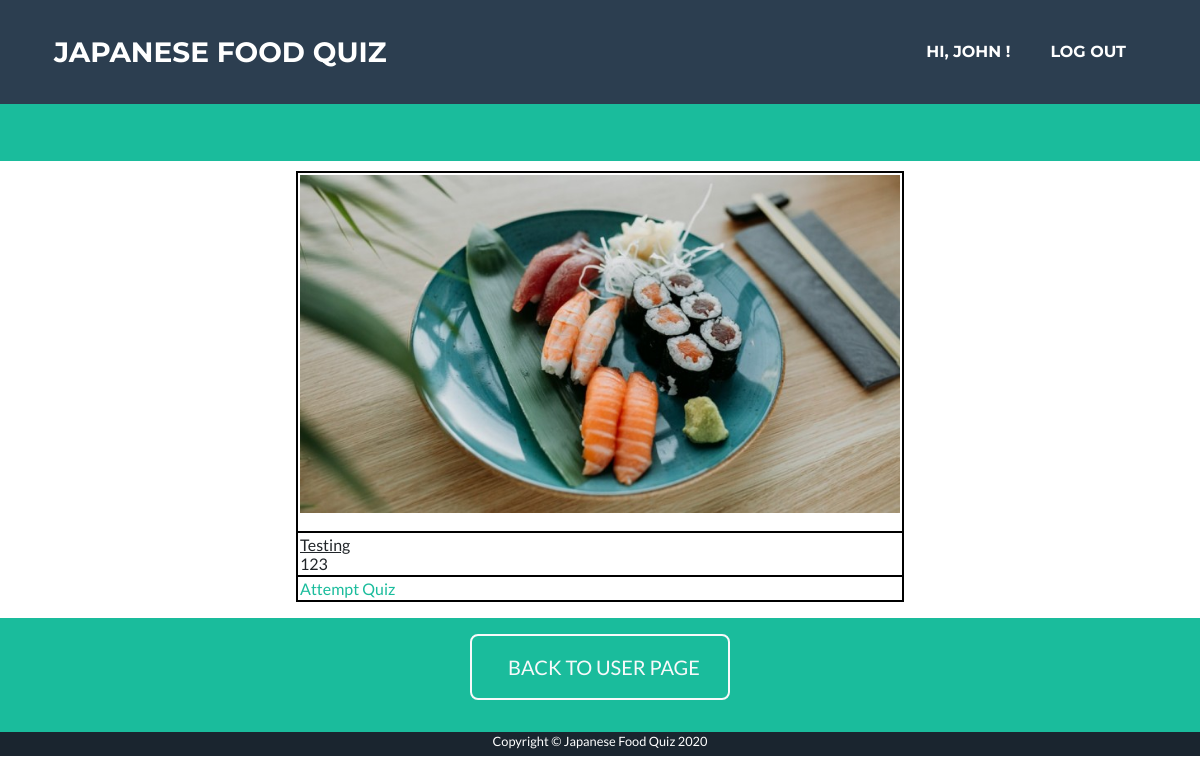
The app's page /qs (signed in), older data.
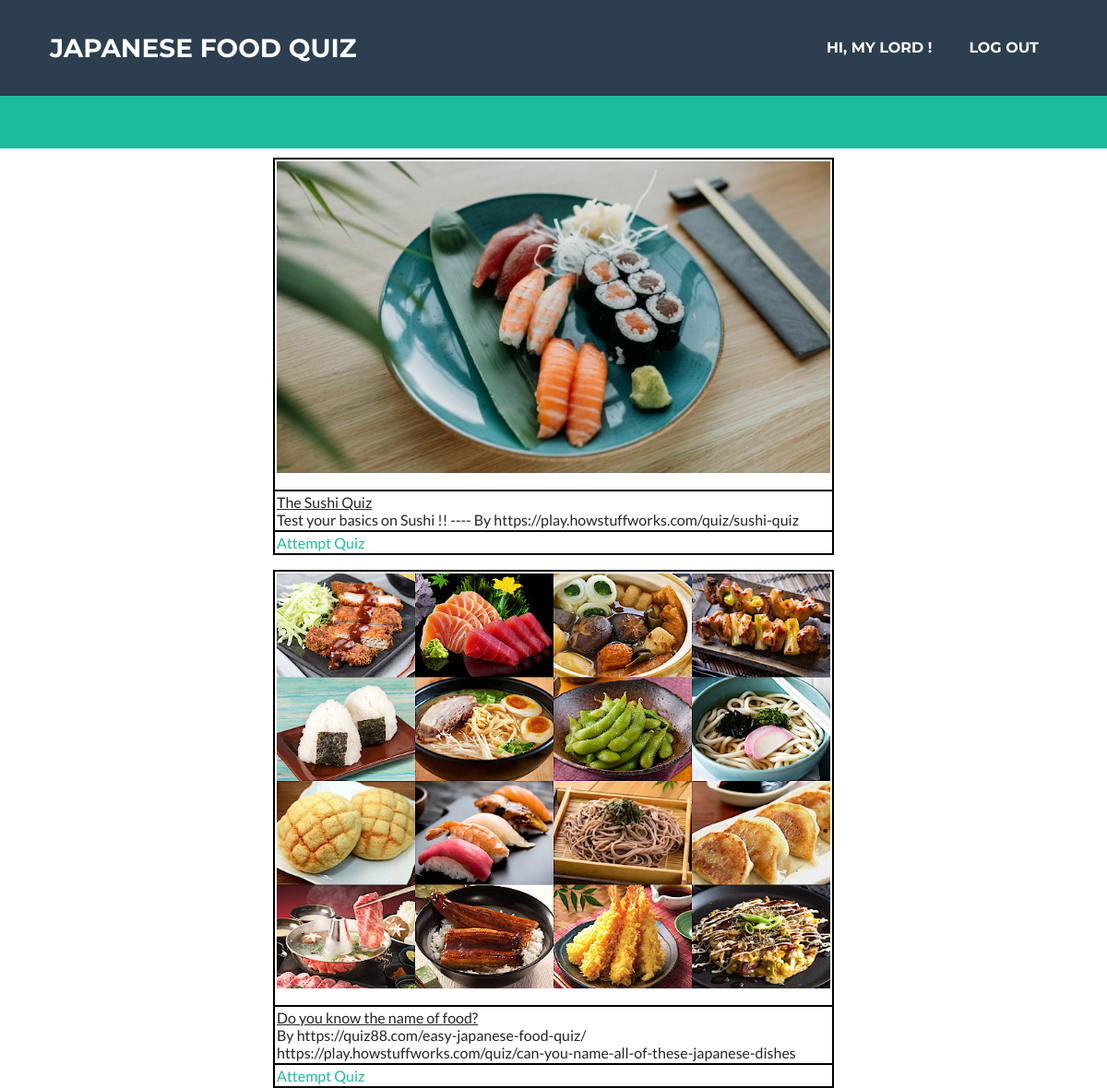
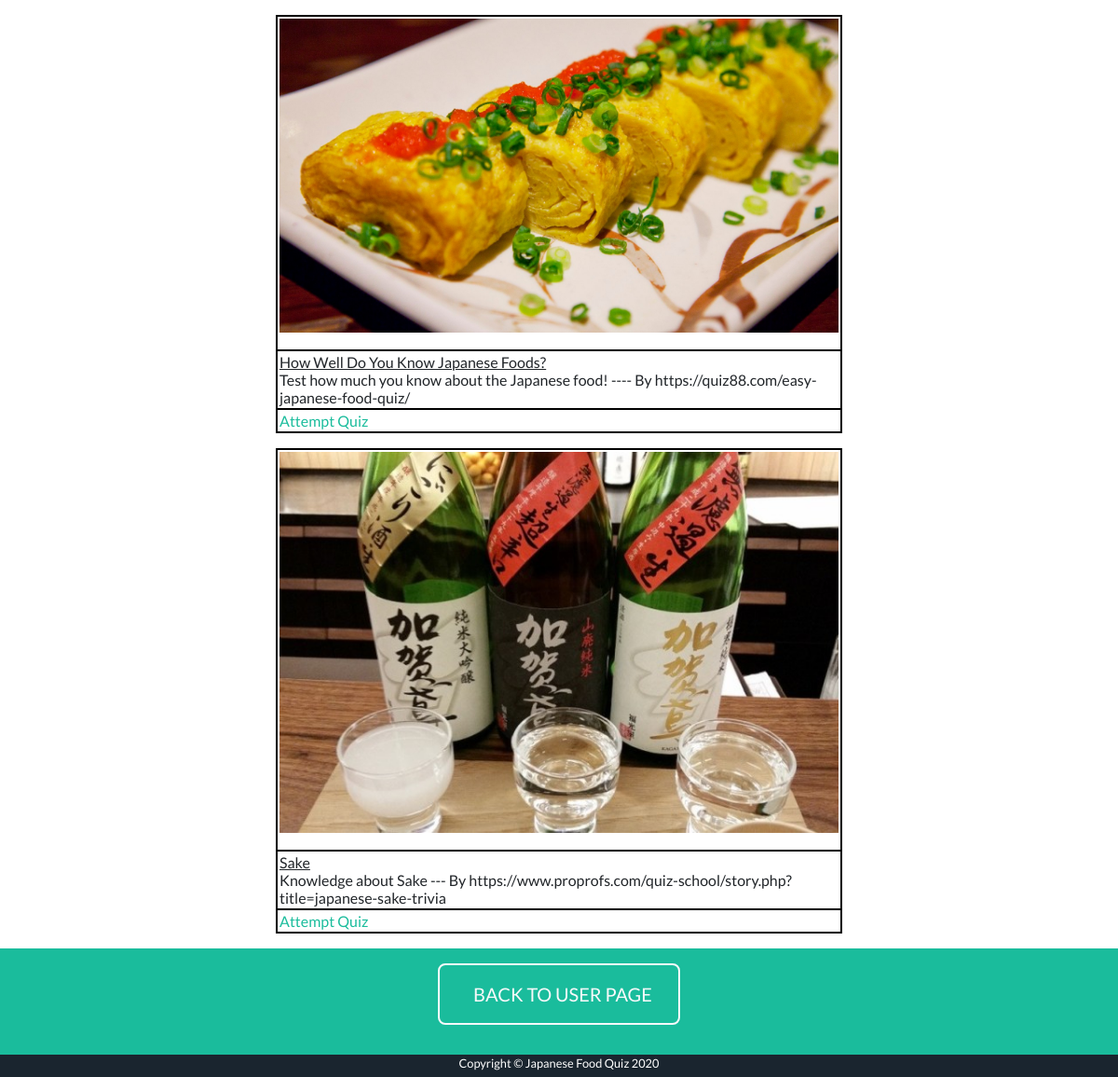
The same page, newer data (2 pictures, top to bottom).
### app/models.py (models this page shows, shortened)
class User(UserMixin, db.Model):
    __table_args__ = {'extend_existing': True}
    id = db.Column(db.String, primary_key=True)
    email = db.Column(db.String(128))
    name = db.Column(db.String(128))
    password_hash = db.Column(db.String(128))
    status = db.Column(db.String)
    last_login = db.Column(db.DATE, nullable=False, default=datetime.now)

class QuizSet(db.Model):
    __table_args__ = {'extend_existing': True}
    quizSetID = db.Column(db.Integer, primary_key=True)
    name = db.Column(db.String(100))
    description = db.Column(db.String(100))
    picture = db.Column(db.String(100))
    userID = db.Column(db.String)
    status = db.Column(db.String(100))

### app/routes.py (the view)
@app.route('/qs')
def qs():
	quizSets = QuizSet.query.filter_by(status="approve").all()
	for quizSet in quizSets:
		quizSet.href = "/qa?index=0&id="+str(quizSet.quizSetID)
		quizSet.picture = "/static/images/"+quizSet.picture
	return render_template('qs.html', quizSets=quizSets, base64=base64, username=current_user.name)

### app/models.py (called while the page is built)
@login.user_loader
def load_user(id):
    user = User.query.filter_by(id=(int(id))).first()
    return user

### app/templates/qs.html (shortened to what this page needs)
﻿<!DOCTYPE html>
<html lang="en">
  <head>
    <link href="/static/style.css" rel="stylesheet" />
    <link href="/static/qs.css" rel="stylesheet" />
  {% extends 'base.html' %}
  {% block content %}
        <td class="page-section portfolio" id="portfolio">
            {% for quizSet in quizSets %}
            <p>
                <table style="width: 30rem;" class="tbCss" align="center">
                    <tr>
                        <td>
                            <p style="text-align:center;"> <img  src="{{ quizSet.picture }}" width="600rem" alt="miss～～"/></p>
                        </td>
                    </tr>
                    <tr>
                        <td>
                            <u>{{ quizSet.name }}</u>
                            <br>
                            {{ quizSet.description }}
                        </td>
                    </tr>
                    <tr>
                        <td>
                            <a href="{{ quizSet.href }}"> Attempt Quiz </a>
                        </td>
                    </tr>
                </table>
            </p>
            {% endfor %}
        <section class="page-section bg-primary text-white mb-0" id="about" style="padding-top: 1rem; padding-bottom: 2rem;">
            <div class="container">
                <div class="text-center">
                  <a class="btn btn-xl btn-outline-light" href="/user_page">
                    BACK TO USER PAGE
                  </a>
                </div>
              </div>
        </section>
  {% endblock %}

### app/templates/base.html (shortened to what this page needs)
  </head>
  <body id="page-top">
    <nav
      class="navbar navbar-expand-lg bg-secondary text-uppercase fixed-top"
      id="mainNav"
    >
      <div class="container">
        <a class="navbar-brand js-scroll-trigger" href="/index"
          >Japanese Food Quiz</a
        >
        <div class="collapse navbar-collapse" id="navbarResponsive">
          <ul class="navbar-nav ml-auto">
            {% if username %}
                <li class="nav-item mx-0 mx-lg-1" style="padding:0; margin: 0 0.25rem 0 0.25rem">
                    <a class="nav-link py-3 px-0 px-lg-3 rounded js-scroll-trigger"
                      href="/user_page"
                    style="padding:1rem;">Hi, {{ username }} !</a>
                </li>
                <li class="nav-item mx-0 mx-lg-1" style="padding:0; margin: 0 0.25rem 0 0.25rem">
                    <a class="nav-link py-3 px-0 px-lg-3 rounded js-scroll-trigger"
                      href="/logout"
                    style="padding:1rem;">Log Out</a>
                </li>
            {% endif %}
          </ul>
        </div>
      </div>
    </nav>
    {% block content %}{% endblock %}
    <section class="copyright text-center text-white" style="height: 1.5rem;">
      <div class="container" >
        <small>Copyright © Japanese Food Quiz 2020</small>
      </div>
    </section>
  </body>
</html>

### app/static/qs.css (style rules this page uses)
.tbCss tr { padding: 0.125rem ; border: solid 0.125rem #000; }
.tbCss td { padding: 0.125rem ; border: solid 0.125rem #000; }

Row changes from the older to the newer data that the page shows:
changed User: name "JOHN" → "MY LORD"
changed QuizSet: name "Testing" → "The Sushi Quiz"; description "123" → "Test your basics on Sushi !! ---- By https://play.howstuffworks.com/quiz/sushi-quiz"
added QuizSet: picture (picture), name "Do you know the name of food?", description "By https://quiz88.com/easy-japanese-food-quiz/ https://play.howstuffworks.com/quiz/can-you-name-all-of-these-japanese-dishes"
added QuizSet: picture (picture), name "How Well Do You Know Japanese Foods?", description "Test how much you know about the Japanese food! ---- By https://quiz88.com/easy-japanese-food-quiz/"
added QuizSet: picture (picture), name "Sake", description "Knowledge about Sake --- By https://www.proprofs.com/quiz-school/story.php?title=japanese-sake-trivia"
